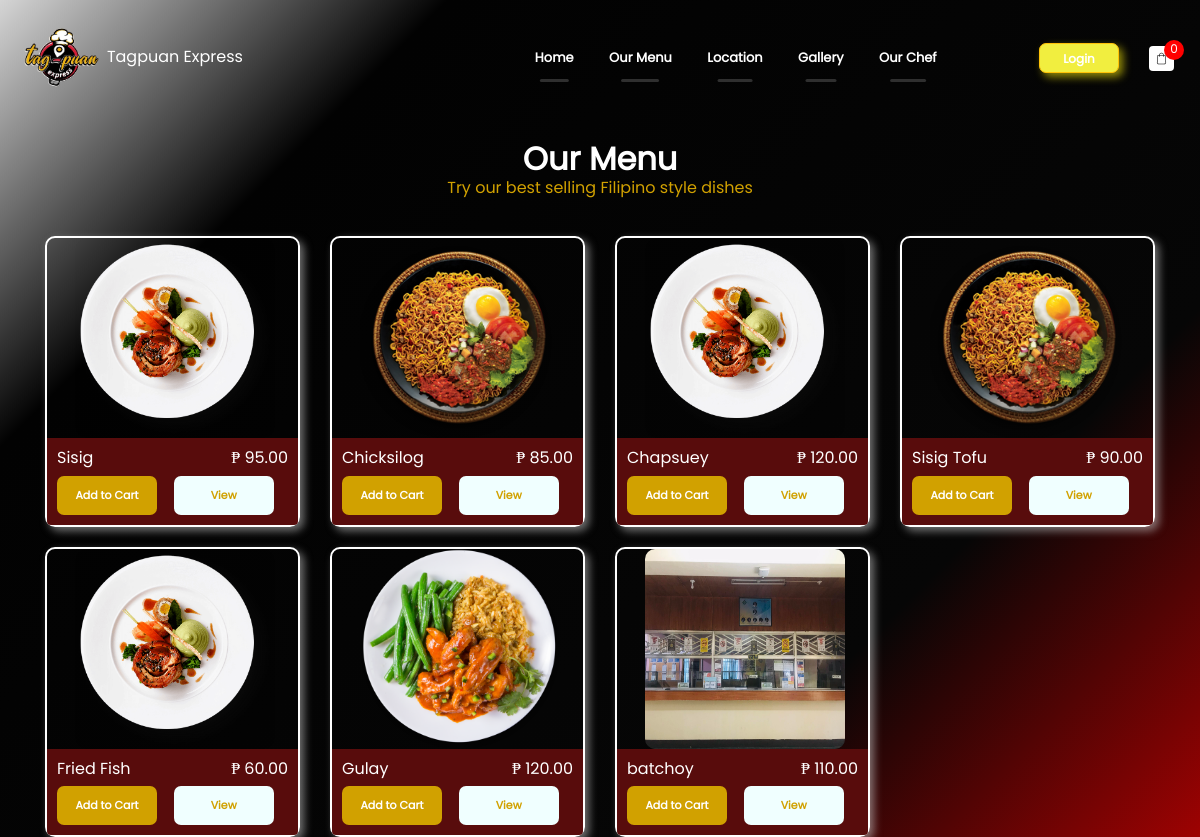
/store/, run on the app's committed database.
### store/models.py (models this page shows, shortened)
class Product(models.Model):
    name = models.CharField(max_length=200, null=True)
    price = models.FloatField()
    digital = models.BooleanField(default=False, null=True, blank=True)
    image = models.ImageField(null=True,blank=True)
    @property
    def imageURL(self):
        try:
            url = self.image.url
        except:
            url =''
        return url

### store/views.py (the view)
# urls.py: path('', include('store.urls')),
def store(request):
	if request.user.is_authenticated:
		customer = request.user.customer
		order, created = Order.objects.get_or_create(customer=customer, complete=False)
		items = order.orderitem_set.all()
		cartItems = order.get_cart_items
	else:
		items = []
		order = {'get_cart_total':0, 'get_cart_items':0, 'shipping':False}
		cartItems = order['get_cart_items']
	products = Product.objects.all()
	context = {'products':products, 'cartItems':cartItems}
	return render(request, 'store/store.html', context)

### store/templates/store/store.html (shortened to what this page needs)
{% extends 'store/main.html' %}
{% load static %}
{% block content %}
<div style="text-align: center;">
<h2 style="font-weight: bold;">Our Menu</h5><p style="color: rgb(209, 161, 0);margin-top: -10px;font-weight: 500;">Try our best selling Filipino style dishes</p></div>
	<div class="row">
		{% for product in products%}
		<div class="col-md-3">
			<div class="borders">
			<img class="thumbnail" src="{{product.imageURL}}">
			<div class="box-element product">
				<h6>{{product.name}}<span style="display: inline-block; float: right">₱ {{product.price|floatformat:2}}</h6>
				<button data-product={{product.id}} data-action="add" class="btn btn-outline-secondary add-btn update-cart">Add to Cart</button>
				<a  class="btn btn-outline-success" href="#" style="padding-top: 11px;background-color: azure; color: rgb(209, 161, 0);">View</a>
			</div>
			</div>
		</div>
		{% endfor %}
	</div>
{% endblock content %}

### store/templates/store/main.html (shortened to what this page needs)
<!DOCTYPE html>
{% load static %}
<html>
<head>
	<link rel="stylesheet" href="https://stackpath.bootstrapcdn.com/bootstrap/4.4.1/css/bootstrap.min.css">
	<link rel="stylesheet" type="text/css" href="{% static 'css/main.css' %}">
</head>
<body>
	<nav class="navbar navbar-expand-lg navbar-dark ">
	  <a class="navbar-brand" href="{% url 'store' %}" style="font-size: 16px;"><img src="{% static 'images/logo.png' %}" style="height: 90px;">Tagpuan Express</a>
	  <div class="collapse navbar-collapse" id="navbarSupportedContent">
	    <ul class="navbar-nav mr-auto">
	      <li class="nav-item active">
	        <a class="nav-link" href="{% url 'store' %}"> <span class="sr-only">(current)</span></a>
	      </li>
	    </ul>
			<div class="secondnav">
            <ul>
                <li class="active"><a href="{% url 'home' %}">Home</a></li>
                <li><a href="{% url 'store' %}">Our Menu</a></li>
                <li><a href="#services">Location</a></li>
                <li><a href="#contact">Gallery</a></li>
                <li><a href="#contact">Our Chef</a></li>
            </ul>
			</div>
	    <div class="form-inline my-2 my-lg-0">
	     	<a href="{% url 'register' %}"class="btn btn-warning">Login</a>
	     	<a href="{% url 'cart' %}">
	    		<img  id="cart-icon" src="{% static 'images/shop.svg' %}">
	    	</a>
	    	<p id="cart-total">{{cartItems}}</p>
	    </div>
	  </div>
	</nav>
     <div class="container">
            <br>
            {% block content %}
            {% endblock content %}
         </div>
</body>
</html>

### static/css/main.css (style rules this page uses)
body { background: linear-gradient(135deg, rgba(213,213,213,1) 0%, rgba(2,2,2,1) 22%, rgba(6,6,6,1) 74%, rgba(158,2,2,1) 100%); background-repeat: no-repeat; background-attachment: fixed; background-position: top; font-family: myFirstFont; }
h1,h2,h3,h4,h5,h6 { color:hsl(0, 0%, 100%); }
.box-element { box-shadow:hsl(0, 0%, 80%) 0 0 16px; background-color: #fff; border-radius: 4px; padding: 10px; }
.thumbnail { width: 100%; height: 200px; -webkit-box-shadow: -1px -3px 5px -2px rgba(214,214,214,1); -moz-box-shadow: -1px -3px 5px -2px rgba(214,214,214,1); box-shadow: -1px -3px 5px -2px rgba(214,214,214,1); }
.product { border-radius: 0 0 4px 4px; }
.navbar { background-color: transparent; }
#cart-icon { width:25px; display: inline-block; margin-left: 15px; }
#cart-total { display: block; text-align: center; color:#fff; background-color: red; width: 20px; height: 20px; border-radius: 50%; font-size: 12px; margin-left: -10px; }
.btn { border-radius: 7px; height: 30px; font-size: 12px; color: #fff; font-weight: bold; background-color: rgb(241, 238, 63); box-shadow: 4px 4px 8px rgba(177, 169, 10, 0.822); transition: box-shadow 0.3s; margin-right: 15px; width: 80px; }
.thumbnail { border-radius: 10px; height: 200px; width: 200px; }
.box-element { background-color: #580c0c; font-size: 10px; box-shadow: none; }
.borders { border:2px solid white; border-radius: 10px; box-shadow: 4px 4px 8px rgba(208, 208, 208, 0.533); margin-top: 20px; }
.col-md-3 img { width: 200px; margin-left: 28px; box-shadow: none; }
.box-element .btn { font-size: 11px; height:39px ; width: 100px; padding: 0; margin-right: 14px; background-color:rgb(209, 161, 0); box-shadow: none; border: none; }
.secondnav { position: absolute; font-size: 13px; font-weight: 800; margin-left: 260px; }
.secondnav ul { list-style-type: none; margin: 0; padding: 0; overflow: hidden; }
.secondnav li { display: inline-block; }
.secondnav li a { position: relative; display: block; color: white; text-align: center; padding: 14px 16px; text-decoration: none; transition: color 0.3s; }
.secondnav li a::after { content: ''; position: absolute; width: 40%; height: 3px; bottom: 0; left: 50%; transform: translateX(-50%); background-color: #2f2f2f; transition: width 0.3s; border-radius: 2px; }
a { text-decoration: none; color: #fff; }

### data on the page
Product: imageURL (picture), name "Sisig", price "95.00"
Product: imageURL (picture), name "Chicksilog", price "85.00"
Product: imageURL (picture), name "Chapsuey", price "120.00"
Product: imageURL (picture), name "Sisig Tofu", price "90.00"
Product: imageURL (picture), name "Fried Fish", price "60.00"
Product: imageURL (picture), name "Gulay", price "120.00"
Product: imageURL (picture), name "batchoy", price "110.00"

### other printed values
{{ cartItems }} "0"
